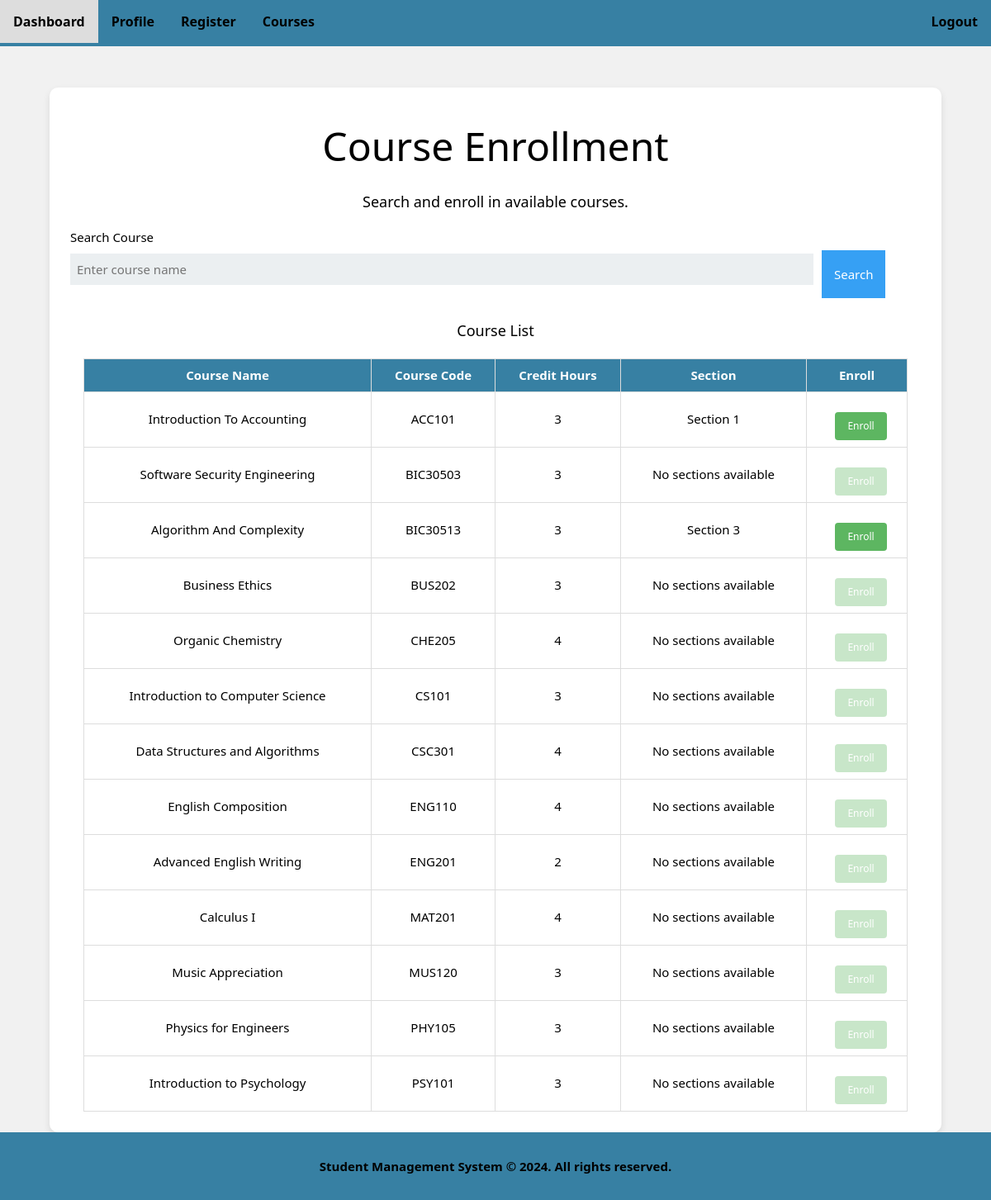
The page /registration.php (signed in) on the database as committed earlier.
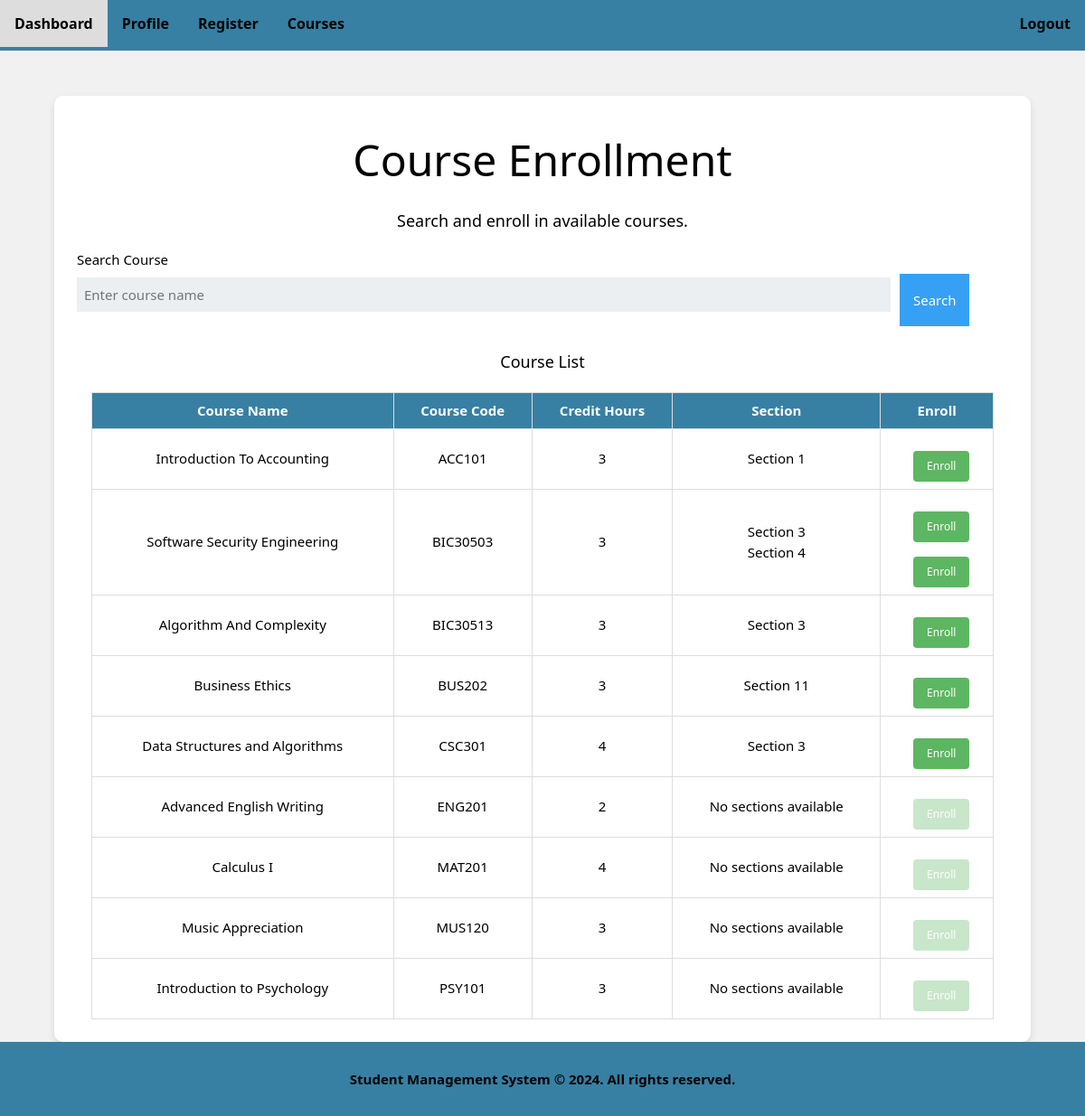
The same page on the database as committed later.
### tables this page shows
CREATE TABLE `course` (
  `course_code` varchar(255) NOT NULL,
  `course_name` varchar(255) NOT NULL,
  `course_credit_hour` int(11) NOT NULL,
  `course_archive` int(11) NOT NULL DEFAULT 0
);

CREATE TABLE `section` (
  `section_number` int(11) NOT NULL,
  `section_type` varchar(255) NOT NULL,
  `course_code` varchar(255) NOT NULL,
  `lecturer_id` int(11) NOT NULL,
  `section_day` varchar(255) NOT NULL,
  `section_start_time` time NOT NULL,
  `section_end_time` time NOT NULL,
  `section_duration` int(11) NOT NULL,
  `section_quota` int(11) NOT NULL,
  `section_location` varchar(255) NOT NULL,
  `section_archive` tinyint(1) NOT NULL DEFAULT 0
);

### registration.php (the view, shortened to what this page needs)
<?php
require 'database.php';
$search_term = '';
$sql = "SELECT * FROM course WHERE course_archive = 0 AND course_name LIKE ?";
$stmt = $conn->prepare($sql);
$search_term_wildcard = '%' . $search_term . '%';
$stmt->bind_param('s', $search_term_wildcard);
$stmt->execute();
$result = $stmt->get_result();
$courses = [];
if ($result->num_rows > 0) {
    while ($row = $result->fetch_assoc()) {
        $courses[] = $row;
    }
}
$sections = [];
if (!empty($courses)) {
    $course_codes = array_map(function($course) {
        return $course['course_code'];
    }, $courses);
    if (!empty($course_codes)) {
        $placeholders = implode(',', array_fill(0, count($course_codes), '?'));
        $sql_sections = "SELECT * FROM section WHERE course_code IN ($placeholders) AND section_archive = 0 GROUP BY section_number, course_code";
        $stmt_sections = $conn->prepare($sql_sections);
        $stmt_sections->bind_param(str_repeat('s', count($course_codes)), ...$course_codes);
        $stmt_sections->execute();
        $result_sections = $stmt_sections->get_result();
        if ($result_sections->num_rows > 0) {
            while ($row = $result_sections->fetch_assoc()) {
                $sections[$row['course_code']][] = $row;
            }
        }
    }
}
?>
<!DOCTYPE html>
<html lang="en">
<head>
    <link rel="stylesheet" href="w3.css">
</head>
<body>
<div class="top-menu">
    <a href="homepage.php">Dashboard</a>
    <a href="profile.php">Profile</a>
    <a href="registration.php">Register</a>
    <a href="course.php">Courses</a>
    <a href="logout.php" class="right">Logout</a>
</div>
<div class="form-container">
    <h1 class="w3-xxxlarge">Course Enrollment</h1>
    <p class="w3-large">Search and enroll in available courses.</p>
    <form action="" method="get">
        <label for="search">Search Course</label>
        <div style="display: flex;">
            <input type="text" id="search" name="search" value="<?php echo htmlspecialchars($search_term); ?>" placeholder="Enter course name">
            <button type="submit" class="w3-button w3-blue">Search</button>
        </div>
    </form>
    <?php if (!empty($courses)): ?>
    <div class="w3-container w3-margin-top">
        <h2 class="w3-large">Course List</h2>
        <table class="course-table">
            <tr>
                <th>Course Name</th>
                <th>Course Code</th>
                <th>Credit Hours</th>
                <th>Section</th>
                <th>Enroll</th>
            </tr>
            <?php foreach ($courses as $course): ?>
            <tr>
                <td><?php echo htmlspecialchars($course['course_name']); ?></td>
                <td><?php echo htmlspecialchars($course['course_code']); ?></td>
                <td><?php echo htmlspecialchars($course['course_credit_hour']); ?></td>
                <td>
                    <?php if (isset($sections[$course['course_code']])): ?>
                        <?php foreach ($sections[$course['course_code']] as $section): ?>
                            Section <?php echo htmlspecialchars($section['section_number']); ?><br>
                        <?php endforeach; ?>
                    <?php else: ?>
                        No sections available
                    <?php endif; ?>
                </td>
                <td>
                    <?php if (isset($sections[$course['course_code']])): ?>
                        <?php foreach ($sections[$course['course_code']] as $section): ?>
                            <button onclick="document.getElementById('enrollModal<?php echo $section['section_number']; ?>').style.display='block'" class="w3-button w3-small w3-green w3-round w3-margin-top">Enroll</button><br>
                        <?php endforeach; ?>
                    <?php else: ?>
                        <button class="w3-button w3-small w3-green w3-round w3-margin-top" disabled>Enroll</button>
                    <?php endif; ?>
                </td>
            </tr>
            <?php endforeach; ?>
        </table>
    </div>
    <?php else: ?>
    <p>No courses found</p>
    <?php endif; ?>
</div>
<footer>
    <p>Student Management System © 2024. All rights reserved.</p>
</footer>
</body>
</html>

Rows that differ between the two databases and show on the page:
no longer on this page (row edited): course: course_name "Organic Chemistry", course_code "CHE205", course_credit_hour "4", shows "No sections available", shows "Enroll"
no longer on this page (row edited): course: course_name "Introduction to Computer Science", course_code "CS101", course_credit_hour "3", shows "No sections available", shows "Enroll"
no longer on this page (row edited): course: course_name "English Composition", course_code "ENG110", course_credit_hour "4", shows "No sections available", shows "Enroll"
no longer on this page (row edited): course: course_name "Physics for Engineers", course_code "PHY105", course_credit_hour "3", shows "No sections available", shows "Enroll"
shown differently, row unchanged: course "Software Security Engineering": no longer shows "No sections available Enroll"
added section: section_number "3", shown under course "Software Security Engineering"
added section: section_number "4", shown under course "Software Security Engineering"
shown differently, row unchanged: course "Business Ethics": no longer shows "No sections available Enroll"
added section: section_number "11", shown under course "Business Ethics"
shown differently, row unchanged: course "Data Structures and Algorithms": no longer shows "No sections available Enroll"
added section: section_number "3", shown under course "Data Structures and Algorithms"
